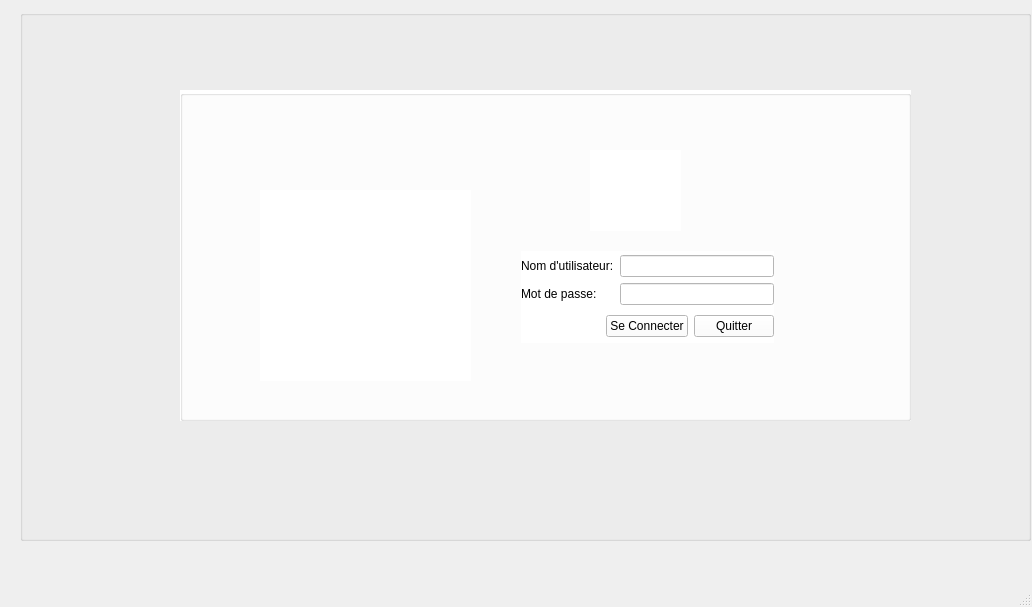
<?xml version="1.0" encoding="UTF-8"?>
<ui version="4.0">
 <class>MainWindow</class>
 <widget class="QMainWindow" name="MainWindow">
  <property name="geometry">
   <rect>
    <x>0</x>
    <y>0</y>
    <width>1032</width>
    <height>607</height>
   </rect>
  </property>
  <property name="windowTitle">
   <string>MainWindow</string>
  </property>
  <widget class="QWidget" name="centralwidget">
   <widget class="QStackedWidget" name="stackedWidget">
    <property name="geometry">
     <rect>
      <x>0</x>
      <y>0</y>
      <width>1041</width>
      <height>561</height>
     </rect>
    </property>
    <property name="styleSheet">
     <string notr="true"/>
    </property>
    <widget class="QWidget" name="stackedWidgetPage1">
     <widget class="QGroupBox" name="Login_2">
      <property name="geometry">
       <rect>
        <x>180</x>
        <y>90</y>
        <width>731</width>
        <height>331</height>
       </rect>
      </property>
      <property name="autoFillBackground">
       <bool>false</bool>
      </property>
      <property name="styleSheet">
       <string notr="true">background-color: qlineargradient(spread:pad, x1:0, y1:0, x2:1, y2:1, stop:0 rgba(255, 255, 255, 88), stop:1 rgba(255, 255, 255, 255));
background-color: rgb(255, 255, 255);</string>
      </property>
      <property name="title">
       <string/>
      </property>
      <widget class="QLabel" name="Manpic">
       <property name="geometry">
        <rect>
         <x>80</x>
         <y>100</y>
         <width>211</width>
         <height>191</height>
        </rect>
       </property>
       <property name="styleSheet">
        <string notr="true"/>
       </property>
       <property name="text">
        <string/>
       </property>
       <property name="pixmap">
        <pixmap resource="resources.qrc">:/img/img/Rajel.png</pixmap>
       </property>
       <property name="scaledContents">
        <bool>true</bool>
       </property>
       <property name="wordWrap">
        <bool>false</bool>
       </property>
       <property name="openExternalLinks">
        <bool>false</bool>
       </property>
      </widget>
      <widget class="QLabel" name="logo_sps">
       <property name="geometry">
        <rect>
         <x>410</x>
         <y>60</y>
         <width>91</width>
         <height>81</height>
        </rect>
       </property>
       <property name="text">
        <string/>
       </property>
       <property name="pixmap">
        <pixmap resource="resources.qrc">:/img/img/Logo.png</pixmap>
       </property>
       <property name="scaledContents">
        <bool>true</bool>
       </property>
      </widget>
      <widget class="QWidget" name="layoutWidget">
       <property name="geometry">
        <rect>
         <x>341</x>
         <y>161</y>
         <width>253</width>
         <height>92</height>
        </rect>
       </property>
       <layout class="QVBoxLayout" name="verticalLayout_3">
        <item>
         <layout class="QHBoxLayout" name="horizontalLayout_2">
          <item>
           <layout class="QVBoxLayout" name="verticalLayout_2">
            <item>
             <widget class="QLabel" name="nom_utilisateur">
              <property name="text">
               <string>Nom d'utilisateur:</string>
              </property>
             </widget>
            </item>
            <item>
             <widget class="QLabel" name="label_2">
              <property name="text">
               <string>Mot de passe:</string>
              </property>
             </widget>
            </item>
           </layout>
          </item>
          <item>
           <layout class="QVBoxLayout" name="verticalLayout">
            <item>
             <widget class="QLineEdit" name="lineEdit_username"/>
            </item>
            <item>
             <widget class="QLineEdit" name="lineEdit_password">
              <property name="echoMode">
               <enum>QLineEdit::Password</enum>
              </property>
             </widget>
            </item>
           </layout>
          </item>
         </layout>
        </item>
        <item>
         <layout class="QHBoxLayout" name="horizontalLayout">
          <item>
           <spacer name="horizontalSpacer">
            <property name="orientation">
             <enum>Qt::Horizontal</enum>
            </property>
            <property name="sizeHint" stdset="0">
             <size>
              <width>40</width>
              <height>20</height>
             </size>
            </property>
           </spacer>
          </item>
          <item>
           <widget class="QPushButton" name="LoginButton">
            <property name="text">
             <string>Se Connecter</string>
            </property>
           </widget>
          </item>
          <item>
           <widget class="QPushButton" name="QuitterButton">
            <property name="text">
             <string>Quitter</string>
            </property>
           </widget>
          </item>
         </layout>
        </item>
       </layout>
      </widget>
     </widget>
     <widget class="QGroupBox" name="Background">
      <property name="enabled">
       <bool>true</bool>
      </property>
      <property name="geometry">
       <rect>
        <x>20</x>
        <y>10</y>
        <width>1011</width>
        <height>531</height>
       </rect>
      </property>
      <property name="sizeIncrement">
       <size>
        <width>0</width>
        <height>0</height>
       </size>
      </property>
      <property name="font">
       <font>
        <family>Times New Roman</family>
        <pointsize>12</pointsize>
        <weight>75</weight>
        <bold>true</bold>
        <strikeout>false</strikeout>
        <stylestrategy>PreferDefault</stylestrategy>
        <kerning>true</kerning>
       </font>
      </property>
      <property name="cursor">
       <cursorShape>ArrowCursor</cursorShape>
      </property>
      <property name="autoFillBackground">
       <bool>false</bool>
      </property>
      <property name="styleSheet">
       <string notr="true">background-image: url(:/img/img/Background.jpg);
color: rgb(255, 255, 255);</string>
      </property>
      <property name="title">
       <string/>
      </property>
      <property name="alignment">
       <set>Qt::AlignLeading|Qt::AlignLeft|Qt::AlignVCenter</set>
      </property>
      <property name="flat">
       <bool>true</bool>
      </property>
      <property name="checkable">
       <bool>false</bool>
      </property>
     </widget>
     <zorder>Background</zorder>
     <zorder>Login_2</zorder>
    </widget>
    <widget class="QWidget" name="stackedWidgetPage2"/>
    <widget class="QWidget" name="stackedWidgetPage3"/>
    <widget class="QWidget" name="stackedWidgetPage4"/>
    <widget class="QWidget" name="stackedWidgetPage5"/>
    <widget class="QWidget" name="stackedWidgetPage6"/>
    <widget class="QWidget" name="stackedWidgetPage7"/>
   </widget>
  </widget>
  <widget class="QMenuBar" name="menubar">
   <property name="geometry">
    <rect>
     <x>0</x>
     <y>0</y>
     <width>1032</width>
     <height>26</height>
    </rect>
   </property>
  </widget>
  <widget class="QStatusBar" name="statusbar"/>
  <action name="actionNew_User">
   <property name="text">
    <string>New User</string>
   </property>
  </action>
 </widget>
 <resources>
  <include location="resources.qrc"/>
 </resources>
 <connections/>
</ui>
